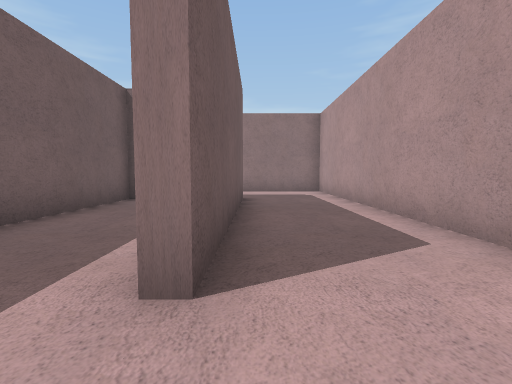
view 1 (above)

21 first-person views from a walk through a Unity game level. The camera is 1.4 m above the floor, tilts 4° down and sees 85° across. The floor is counted in squares, 2 m on a side. Each view is taken from the middle of a square. On the plan, view 1 faces up. The plan holds only what a view shows up to about 9 squares ahead; the rest is blank. The place goes on beyond the plan. The player character is not drawn.

view 2
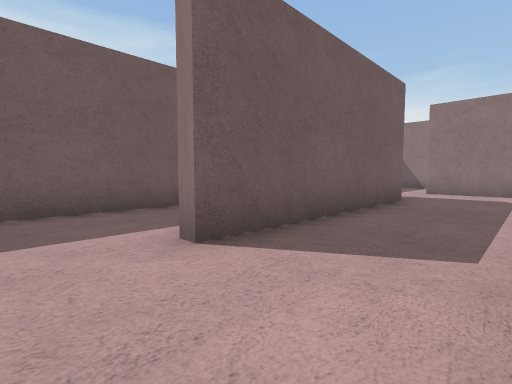

view 3
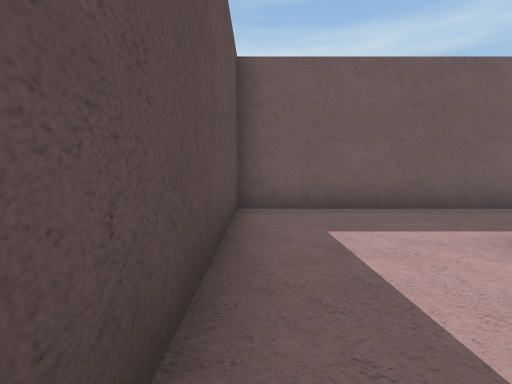

view 4
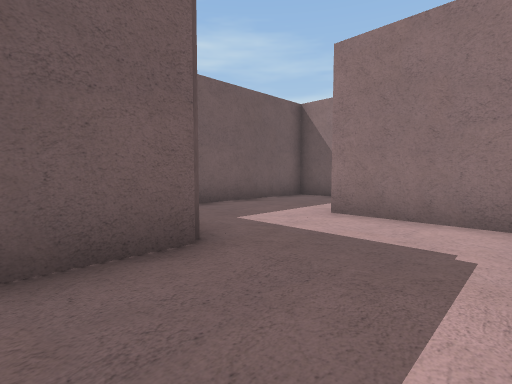

view 5
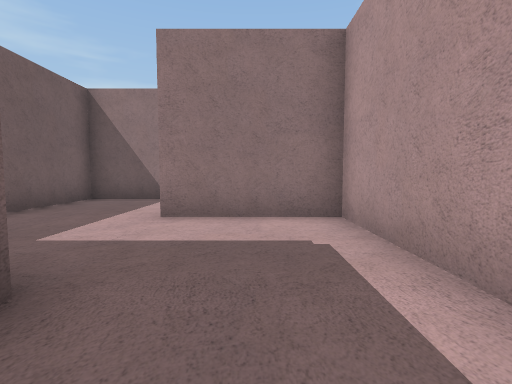

view 6
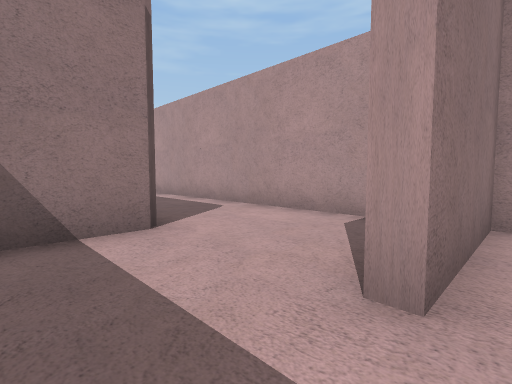

view 7
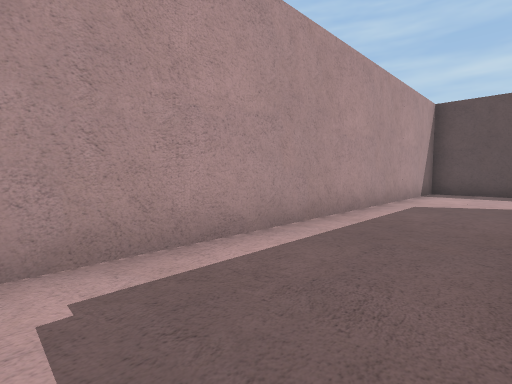

view 8
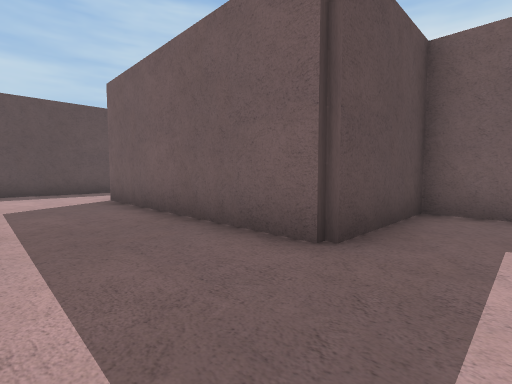

view 9
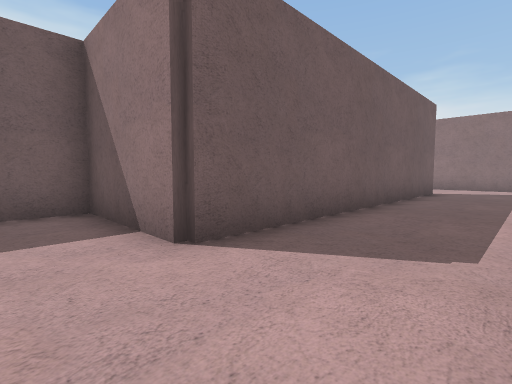

view 10
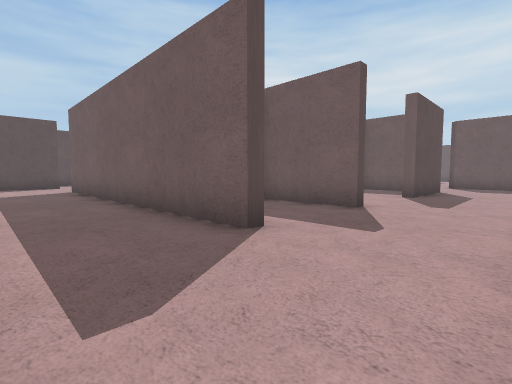

view 11
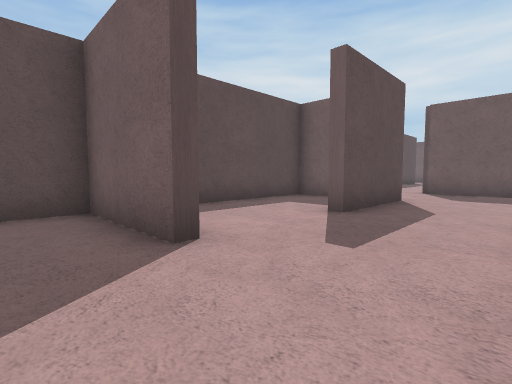

view 12
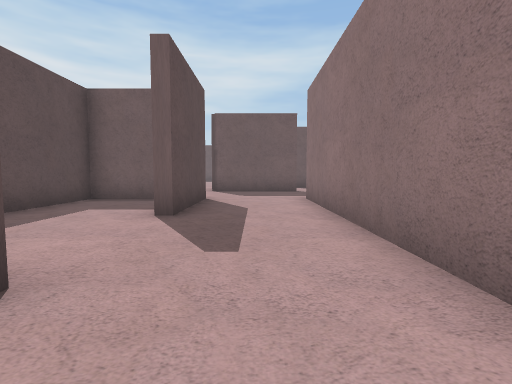

view 13
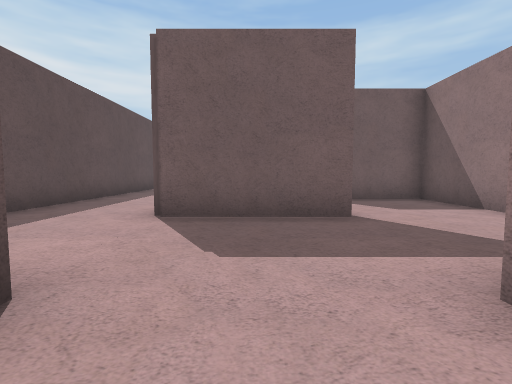

view 14
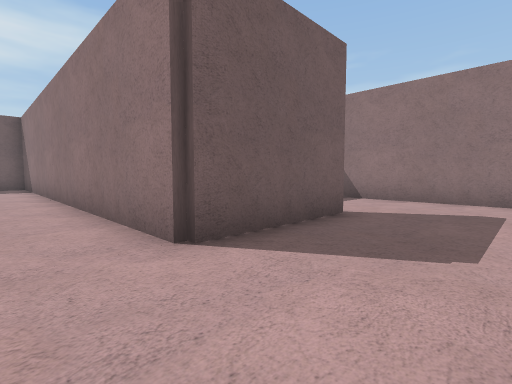

view 15
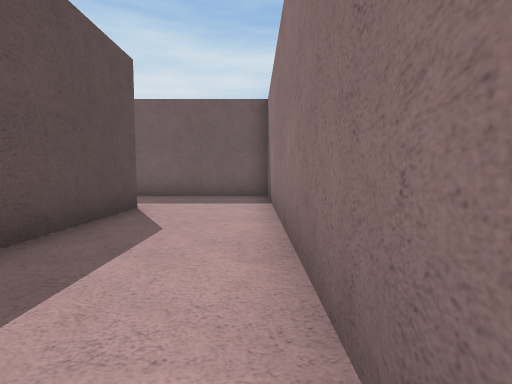

view 16
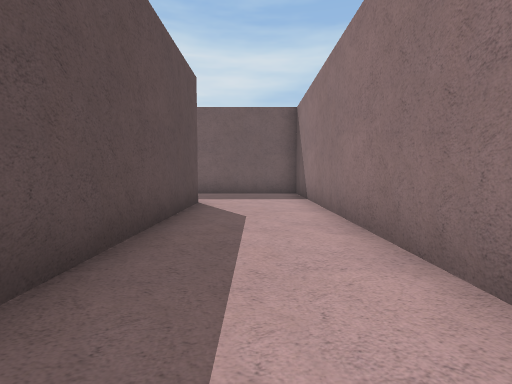

view 17
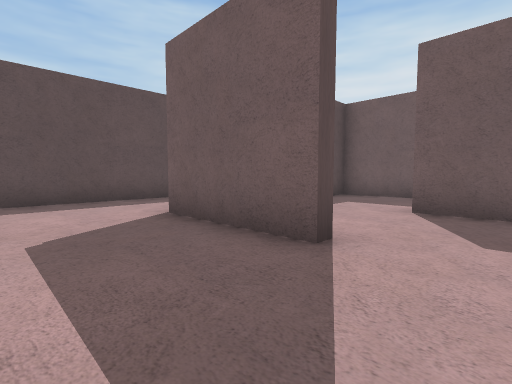

view 18
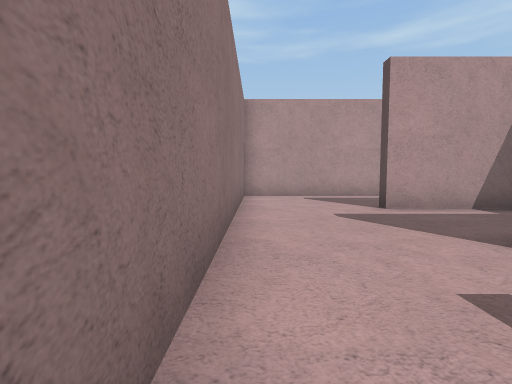

view 19
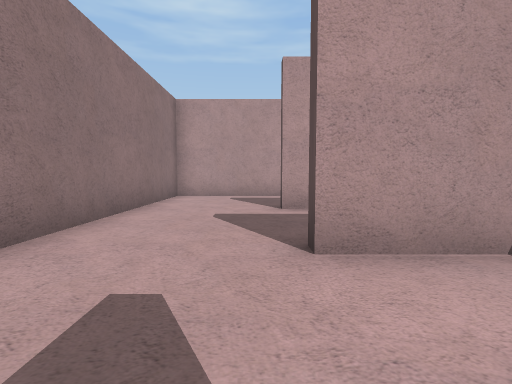

view 20
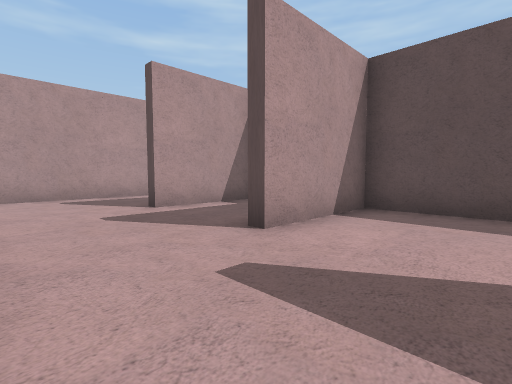

view 21
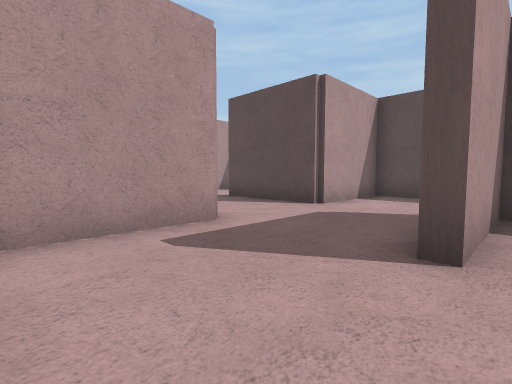

### Floor plan
Points are (right, up) in squares from view 1. A wall is a line through its corners. A room is listed if a view was taken in it or the views show most of it. See-through windows are left out.
Room 1 (views 1, 2, 3, 4, 5, 6, 7, 8)
walls: (-3.3, 7.4) (-3.3, -1.3) (2.4, -1.3) (2.4, 10.4) (-0.5, 10.4) (-0.5, 10.8); (-3.3, 11.6) (-3.3, 7.7) (-0.3, 7.7) (-0.3, 1.5) (-0.8, 1.5)
ways out: opening at (-1.5, 11) to room 4
Room 2 (views 9, 10, 11, 12, 13, 17, 18, 19, 20, 21)
walls: (-0.8, 22.7) (-0.3, 22.7) (-0.3, 13.3); (-9.4, 21.4) (-9.4, 19.7) (-3.7, 19.7) (-3.7, 22.7) (-3.3, 22.7) (-3.3, 19.7) (-2.1, 19.7); (-9.7, 22.7) (-6.5, 22.7) (-6.5, 22.2); (-0.5, 19.9) (-0.5, 22.5); (2.4, 21.2) (2.4, 25.3) (-9.7, 25.3) (-9.7, 27.9); (-12.7, 22.6) (-12.7, 25.5) (-12.4, 25.5) (-12.4, 22.4); (-10.2, 28.4) (-15.4, 28.4) (-15.4, 25.5); (2.4, 11.9) (2.4, 18.5)
ways out: opening at (-10.5, 23) to room 3; opening at (0, 12.5) to room 4; opening at (-15, 24.5)
Room 3 (views 14, 15, 16)
walls: (-21.5, 19.7) (-9.7, 19.7) (-9.7, 22.7); (-12.4, 22.4) (-24.3, 22.4) (-24.3, 19.4)
ways out: opening at (-10.5, 23) to room 2; opening at (-22.5, 20)
Room 4 (no view inside)
walls: (-0.3, 13.3) (-3.3, 13.3) (-3.3, 11.6)
ways out: opening at (-1.5, 11) to room 1; opening at (0, 12.5) to room 2

Positions as (right, up) in squares from view 1, and headings:
1: (0, 0), facing up
2: (2, 0), facing up-left
3: (2, -1), facing left
4: (2, 6), facing up-left
5: (1, 6), facing up
6: (-2, 10), facing up-right
7: (0, 9), facing down-right
8: (2, 9), facing down-left
9: (2, 12), facing up-left
10: (2, 25), facing down-left
11: (-2, 25), facing down-left
12: (-2, 24), facing left
13: (-8, 24), facing left
14: (-10, 21), facing up-left
15: (-16, 22), facing left
16: (-15, 21), facing left
17: (-10, 27), facing down-left
18: (-6, 25), facing right
19: (-6, 23), facing right
20: (-6, 25), facing down-right
21: (-13, 28), facing down-right
